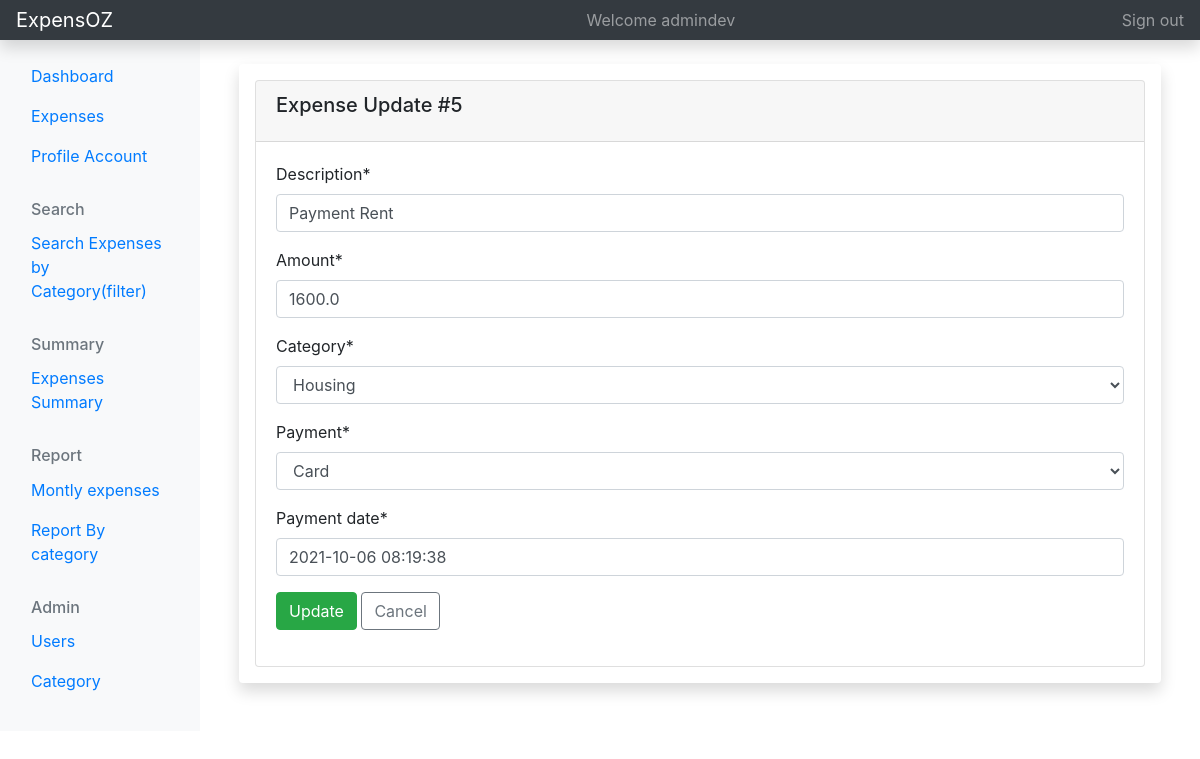
/expense/5/update/ (signed in), run on the app's committed database.
### expense/models.py (models this page shows, shortened)
class Expense(models.Model):
    description=models.CharField(max_length=200)
    amount= models.FloatField()
    category = models.ForeignKey(Category, on_delete=models.CASCADE)
    payment = models.ForeignKey(Payment, on_delete=models.CASCADE,null=True)
    payment_date= models.DateTimeField(default=now)
    created_on= models.DateTimeField(auto_now_add=True)
    last_modified= models.DateTimeField(auto_now=True)
    author = models.ForeignKey(User, default=True, on_delete=models.CASCADE)
    class Meta:
        ordering = ['-created_on']

### expense/views.py (the view)
# urls.py: path('<int:pk>/update/', ExpenseUpdateView.as_view(), name='expense-update'),
class ExpenseUpdateView(UpdateView):
    model = Expense
    template_name = 'expense/expense_update.html'
    fields = ['description','amount','category','payment','payment_date']

### expense/models.py (called while the page is built)
    def __str__(self):
        return self.name

    def __str__(self):
        return self.name

### expense/templates/expense/expense_update.html (shortened to what this page needs)
{% extends 'expense/base.html'%}
{% load crispy_forms_tags %}
{% block content %}
<div class="container mt-4"">
<div class="shadow p-3 mb-5 bg-white rounded">
<div class="card">
    <div class="card-header">
        <h5 class="card-title">Expense Update #{{expense.id}} </h5>
    </div>
    <div class="card-body">
        	<form method="POST" enctype="multipart/form-data">
            {{form|crispy}}
            <button type="submit" class="btn btn-success" href="{% url 'expense-update' expense.id %}">Update</button>
            <a class="btn btn-outline-secondary" href="{% url 'expense-list'  %}"> Cancel</a>
        </form>
    </div>
</div>
</div>
</div>
{% endblock %}

### expense/templates/expense/base.html (shortened to what this page needs)
<html lang="en">
  <head>
    <link rel="stylesheet"  href="https://cdn.jsdelivr.net/npm/bootstrap@4.6.0/dist/css/bootstrap.min.css">
  <link rel="stylesheet" href=" https://cdnjs.cloudflare.com/ajax/libs/font-awesome/6.0.0-beta2/css/all.min.css">
  <link rel="stylesheet" href=" https://cdnjs.cloudflare.com/ajax/libs/font-awesome/6.0.0-beta2/css/all.min.css">
  </head>
  <body>
<header class="navbar navbar-dark sticky-top bg-dark flex-md-nowrap p-0 shadow">
  <a class="navbar-brand col-md-3 col-lg-2 me-0 px-3" href="#">ExpensOZ</a>
  <div class="navbar-nav">
    <div class="nav-item text-nowrap">
      <a class="nav-link px-3">Welcome {{user}}</a>
    </div>
  </div>
  <div class="navbar-nav">
    <div class="nav-item text-nowrap">
      <a class="nav-link px-3" href="{% url 'logout'%}">Sign out</a>
    </div>
  </div>
</header>
<div class="container-fluid">
  <div class="row">
  {%  include 'partials/_sidebar.html' %}
    <main class="col-md-9 ms-sm-auto col-lg-10 px-md-4">
      {% block content %}
      {% endblock  %}
    </main>
  </div>
</div>
  </body>
</html>

### data on the page
Expense: id "5", description "Payment Rent", amount "1600.0", category "Housing", payment "Card", payment_date "2021-10-06 08:19:38"

### other printed values
{{ user }} "admindev"
